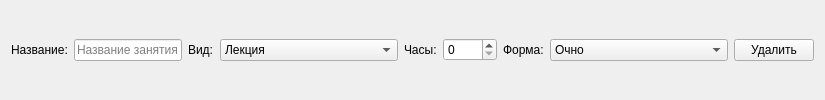
<?xml version="1.0" encoding="UTF-8"?>
<ui version="4.0">
 <class>ActivityWidget</class>
 <widget class="QWidget" name="ActivityWidget">
  <layout class="QHBoxLayout" name="horizontalLayout">
   <item>
    <widget class="QLabel" name="labelName">
     <property name="text">
      <string>Название:</string>
     </property>
    </widget>
   </item>
   <item>
    <widget class="QLineEdit" name="name_edit">
     <property name="placeholderText">
      <string>Название занятия</string>
     </property>
    </widget>
   </item>

   <item>
    <widget class="QLabel" name="labelType">
     <property name="text">
      <string>Вид:</string>
     </property>
    </widget>
   </item>
   <item>
    <widget class="QComboBox" name="type_combo">
     <item><property name="text"><string>Лекция</string></property></item>
     <item><property name="text"><string>Практика</string></property></item>
     <item><property name="text"><string>Самостоятельная работа</string></property></item>
    </widget>
   </item>

   <item>
    <widget class="QLabel" name="labelHours">
     <property name="text">
      <string>Часы:</string>
     </property>
    </widget>
   </item>
   <item>
    <widget class="QSpinBox" name="hours_spin">
     <property name="maximum">
      <number>1000</number>
     </property>
    </widget>
   </item>

   <item>
    <widget class="QLabel" name="labelPresence">
     <property name="text">
      <string>Форма:</string>
     </property>
    </widget>
   </item>
   <item>
    <widget class="QComboBox" name="presence_combo">
     <item><property name="text"><string>Очно</string></property></item>
     <item><property name="text"><string>СДО</string></property></item>
     <item><property name="text"><string>Самостоятельная работа</string></property></item>
    </widget>
   </item>

   <item>
    <widget class="QPushButton" name="delete_btn">
     <property name="text">
      <string>Удалить</string>
     </property>
    </widget>
   </item>
  </layout>
 </widget>
 <resources/>
 <connections/>
</ui>
